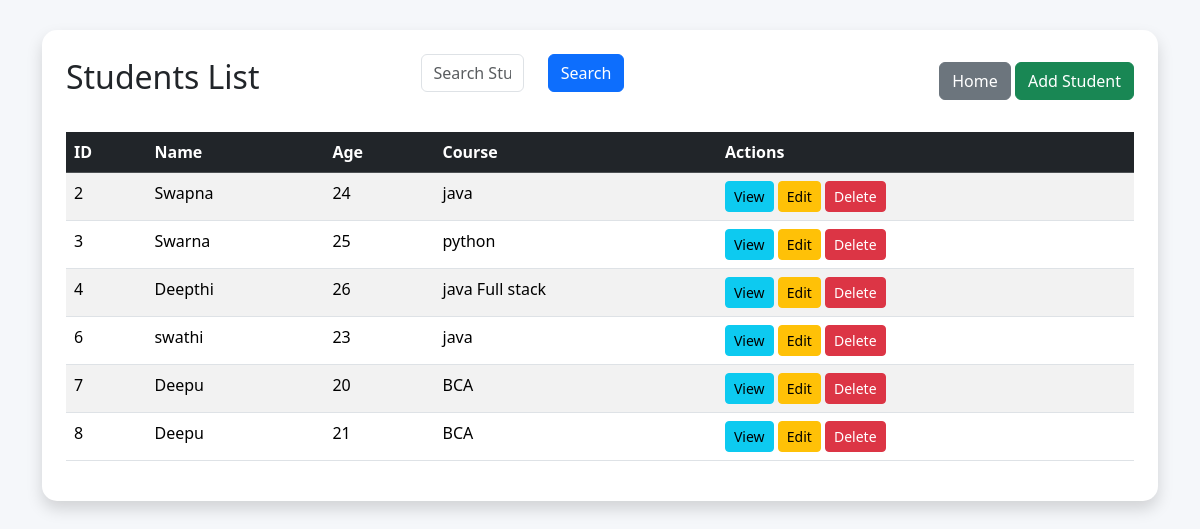
/students, run on the app's committed database.
### tables this page shows
CREATE TABLE students(
    id INTEGER PRIMARY KEY AUTOINCREMENT,
    name TEXT NOT NULL,
    age INTEGER NOT NULL,
    course TEXT NOT NULL
);

### app.py (the view)
@app.route("/students")
def students():
    search = request.args.get("search", "")
    conn = sqlite3.connect("database/database.db")
    cursor = conn.cursor()
    if search:
        cursor.execute(
            "SELECT * FROM students WHERE name LIKE ?",
            ('%' + search + '%',)
        )
    else:
        cursor.execute("SELECT * FROM students")
    students = cursor.fetchall()
    conn.close()
    return render_template(
        "students.html",
        students=students
    )

### templates/students.html (shortened to what this page needs)
<!DOCTYPE html>
<html>
<head>
    <link href="https://cdn.jsdelivr.net/npm/bootstrap@5.3.3/dist/css/bootstrap.min.css" rel="stylesheet">
    <link rel="stylesheet"
          href="{{ url_for('static', filename='css/style.css') }}">
</head>
<body>
<div class="container">
    <div class="card shadow p-4">
        <div class="d-flex justify-content-between align-items-center mb-4">
            <h2>Students List</h2>
<form method="GET" action="/students" class="mb-3">
    <div class="row">
        <div class="col-md-4">
            <input
                type="text"
                name="search"
                class="form-control"
                placeholder="Search Student">
        </div>
        <div class="col-md-2">
            <button
                type="submit"
                class="btn btn-primary">
                Search
            </button>
        </div>
    </div>
</form>
            <div>
                <a href="/" class="btn btn-secondary">
                    Home
                </a>
                <a href="/add-student" class="btn btn-success">
                    Add Student
                </a>
            </div>
        </div>
        <table class="table table-striped table-hover">
            <thead class="table-dark">
                <tr>
                    <th>ID</th>
                    <th>Name</th>
                    <th>Age</th>
                    <th>Course</th>
                    <th>Actions</th>
                </tr>
            </thead>
            <tbody>
                {% for student in students %}
                <tr>
                    <td>{{ student[0] }}</td>
                    <td>{{ student[1] }}</td>
                    <td>{{ student[2] }}</td>
                    <td>{{ student[3] }}</td>
                    <td>
<a href="/student/{{ student[0] }}"
   class="btn btn-info btn-sm">
    View
</a>
                        <a href="/edit-student/{{ student[0] }}"
                           class="btn btn-warning btn-sm">
                            Edit
                        </a>
                        <a href="/delete-student/{{ student[0] }}"
   class="btn btn-danger btn-sm"
   onclick="return confirm('Are you sure you want to delete this student?')">
                            Delete
                        </a>
                    </td>
                </tr>
                {% endfor %}
            </tbody>
        </table>
    </div>
</div>
</body>
</html>

### static/css/style.css (style rules this page uses)
body { background:#f5f7fa; }
.card { border:none; border-radius:15px; }
.container { margin-top:30px; }
table { background:white; }

### data on the page
students: id "2", name "Swapna", age "24", course "java"
students: id "3", name "Swarna", age "25", course "python"
students: id "4", name "Deepthi", age "26", course "java Full stack"
students: id "6", name "swathi", age "23", course "java"
students: id "7", name "Deepu", age "20", course "BCA"
students: id "8", name "Deepu", age "21", course "BCA"
